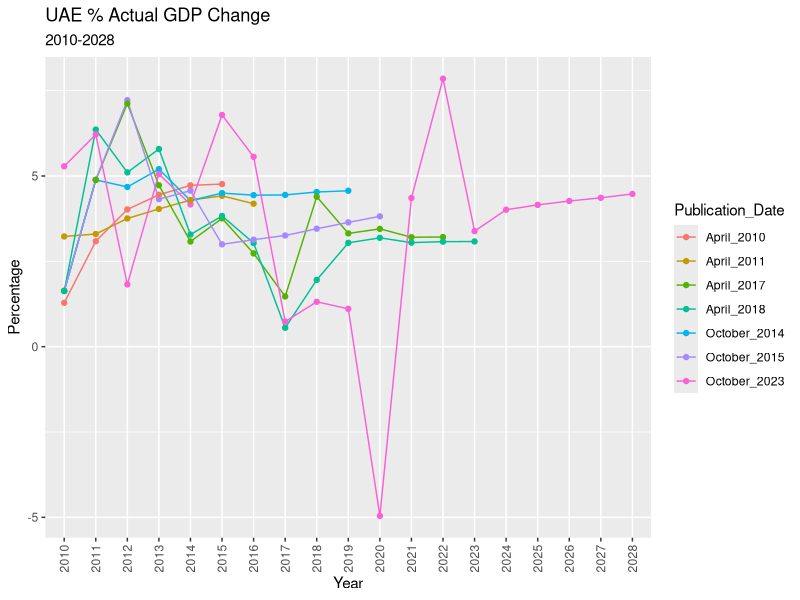
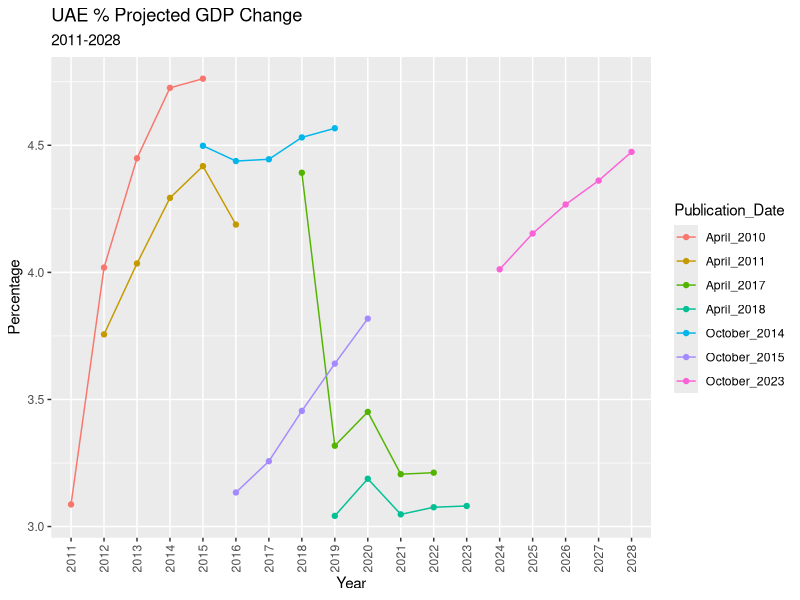
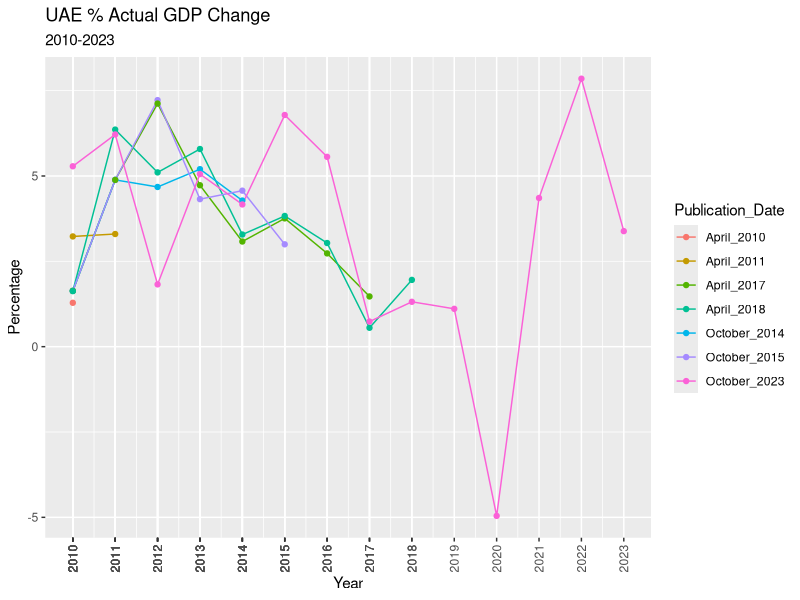
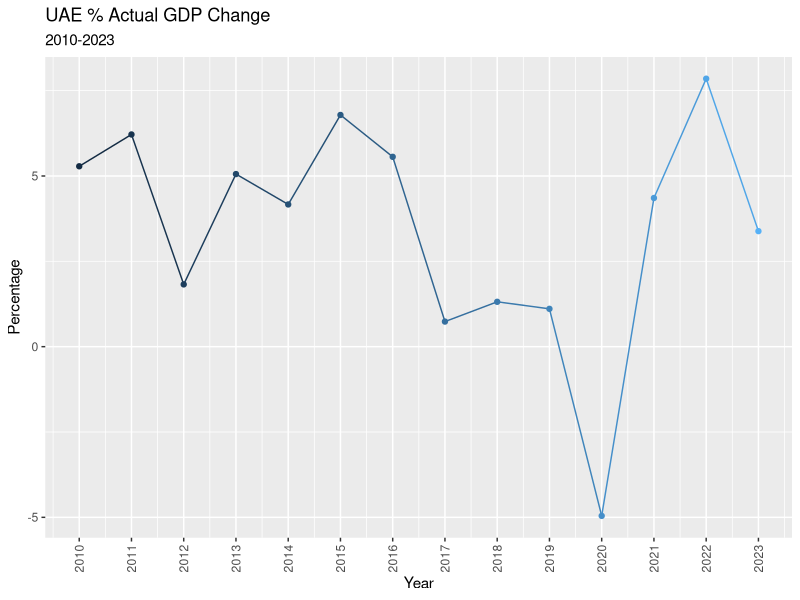

Generate these figures, in order, with R:
## ---- chunk 1
knitr::opts_chunk$set(echo = TRUE,
                      message=FALSE, warning = FALSE,
                      fig.height = 3,
                      error = TRUE)
library(tidyverse)
library(dplyr)
library(readxl)
## ---- chunk 2
weo_ultimate = read_excel("WEO_Data_All.xlsx")
weo_ultimate
## ---- chunk 3
ggplot(weo_ultimate, aes(x = Year, y = Value, color = Publication_Date, group = Publication_Date)) +
  geom_line() +
  geom_point() +
  ggtitle("UAE % Actual GDP Change", subtitle = "2010-2028") +
  ylab("Percentage") +
  theme(axis.text.x = element_text(angle = 90, vjust = 0.5, hjust = 1)) 
## ---- chunk 4
weo_projected = read_excel("WEO_Data_projected_datafied.xlsx")
weo_projected
## ---- chunk 5
ggplot(weo_projected, aes(x = Year, y = Value, color = Publication_Date, group = Publication_Date)) +
  geom_line() +
  geom_point() +
  ggtitle("UAE % Projected GDP Change", subtitle = "2011-2028") +
  ylab("Percentage") +
  theme(axis.text.x = element_text(angle = 90, vjust = 0.5, hjust = 1)) 
## ---- chunk 6
weo_actual = read_excel("WEO_Data_actual_datafied.xlsx")
weo_actual
## ---- chunk 7
ggplot(weo_actual, aes(x = Year, y = Value, color = Publication_Date, group = Publication_Date)) +
  geom_line() +
  geom_point() +
  ggtitle("UAE % Actual GDP Change", subtitle = "2010-2023") +
  ylab("Percentage") +
  scale_x_continuous(breaks = weo_actual$Year, labels = weo_actual$Year) +
  theme(axis.text.x = element_text(angle = 90, vjust = 0.5, hjust = 1)) 
## ---- chunk 8
weo_oct = read_excel("October_Actual_Projections.xlsx")
weo_oct
## ---- chunk 9
ggplot(weo_oct, aes(x = time_frame, y = October_2023, color = time_frame)) +
  geom_line() +
  geom_point() +
  ggtitle("UAE % Actual GDP Change", subtitle = "2010-2023") +
  scale_x_continuous(breaks = weo_oct$time_frame, labels = weo_oct$time_frame) +
  xlab("Year") +
  ylab("Percentage") +
  theme(axis.text.x = element_text(angle = 90, vjust = 0.5, hjust = 1), legend.position = "none")
